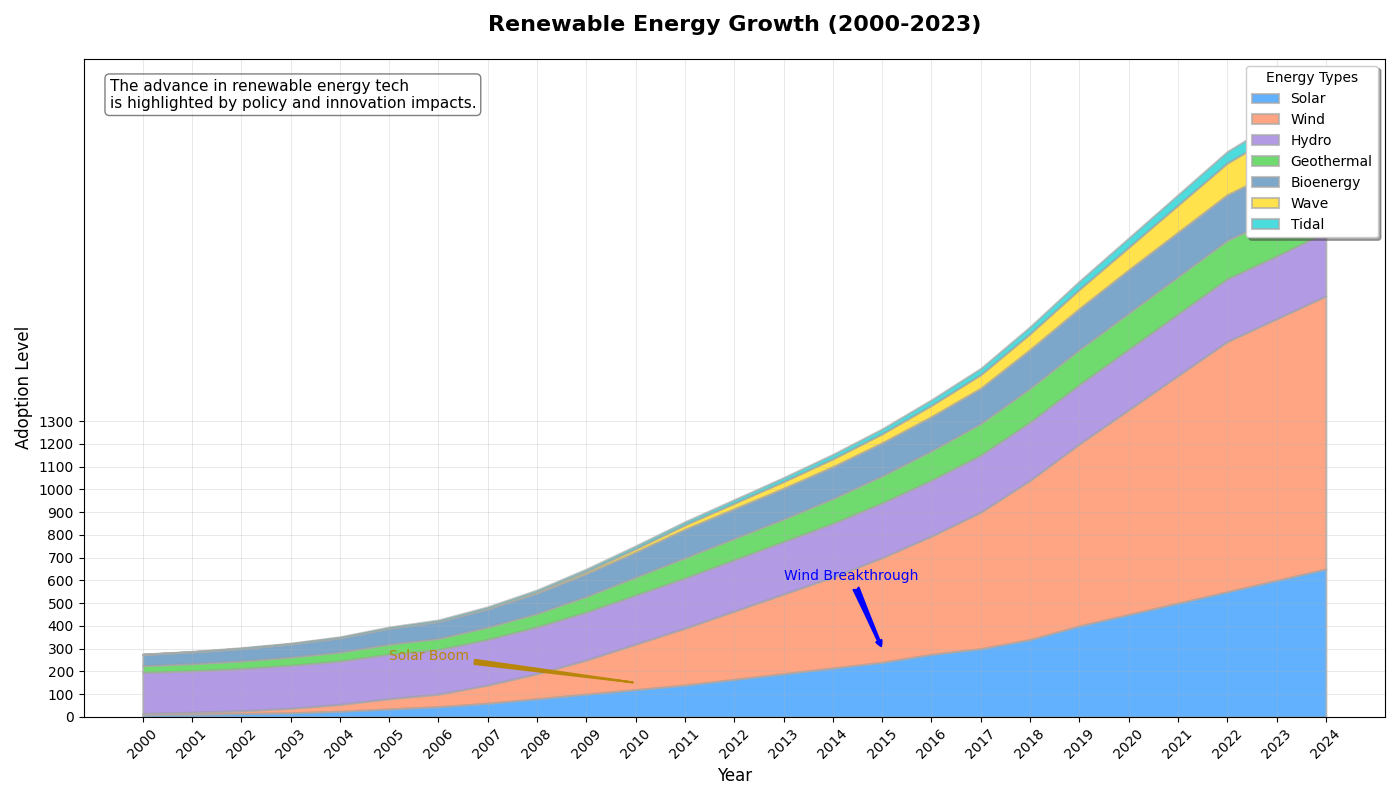

The Python source for this figure:
import matplotlib.pyplot as plt
import numpy as np

years = np.arange(2000, 2025)

solar_power = np.array([10, 12, 15, 18, 25, 35, 45, 60, 80, 100, 120, 140, 165, 190, 215, 240, 275, 300, 340, 400, 450, 500, 550, 600, 650])
wind_power = np.array([5, 8, 12, 20, 30, 45, 55, 80, 110, 150, 200, 250, 300, 350, 400, 460, 520, 600, 700, 800, 900, 1000, 1100, 1150, 1200])
hydro_power = np.array([180, 182, 185, 188, 190, 195, 195, 200, 205, 210, 215, 220, 225, 230, 235, 240, 245, 250, 255, 260, 265, 270, 275, 275, 280])
geothermal = np.array([30, 32, 34, 37, 40, 45, 50, 55, 60, 70, 80, 90, 95, 100, 110, 120, 130, 140, 150, 155, 160, 165, 170, 172, 175])
bioenergy = np.array([50, 52, 55, 58, 63, 70, 75, 80, 90, 100, 110, 125, 130, 135, 140, 145, 150, 155, 170, 180, 190, 195, 200, 205, 210])
wave_energy = np.array([0, 0, 0, 0, 0, 0, 0, 2, 5, 10, 15, 20, 25, 30, 35, 40, 50, 60, 70, 85, 100, 120, 140, 160, 180])
tidal_energy = np.array([1, 2, 3, 3, 4, 5, 6, 7, 8, 10, 12, 13, 15, 17, 19, 21, 24, 27, 30, 35, 40, 45, 50, 55, 60])

energy_data = np.vstack([solar_power, wind_power, hydro_power, geothermal, bioenergy, wave_energy, tidal_energy])

fig, ax = plt.subplots(figsize=(14, 8))

# Shuffled colors: Keeping the colors same but swapping their order
ax.stackplot(years, energy_data, labels=['Solar', 'Wind', 'Hydro', 'Geothermal', 'Bioenergy', 'Wave', 'Tidal'],
             colors=['#1e90ff', '#ff7f50', '#9370db', '#32cd32', '#4682b4', '#ffd700', '#00ced1'], alpha=0.7, edgecolor='darkgrey', linewidth=1.5)

ax.set_title('Renewable Energy Growth (2000-2023)', fontsize=16, fontweight='bold', pad=20)
ax.set_xlabel('Year', fontsize=12)
ax.set_ylabel('Adoption Level', fontsize=12)

ax.legend(loc='upper right', fontsize=10, title='Energy Types', frameon=True, shadow=True)

ax.grid(linestyle='-', linewidth=0.5, alpha=0.4)

plt.xticks(years, rotation=45)
plt.yticks(np.arange(0, 1301, 100))

ax.annotate('Solar Boom', xy=(2010, 150), xytext=(2005, 250),
            arrowprops=dict(arrowstyle='wedge', color='darkgoldenrod', lw=1.5), fontsize=10, color='darkgoldenrod')

ax.annotate('Wind Breakthrough', xy=(2015, 300), xytext=(2013, 600),
            arrowprops=dict(arrowstyle='fancy', connectionstyle='arc3', color='blue', lw=1.5),
            fontsize=10, color='blue')

description_box = dict(boxstyle='round', facecolor='white', alpha=0.5)
description = ("The advance in renewable energy tech\n"
               "is highlighted by policy and innovation impacts.")
ax.text(0.02, 0.97, description, transform=ax.transAxes, fontsize=11,
        verticalalignment='top', bbox=description_box)

plt.tight_layout()
plt.show()
